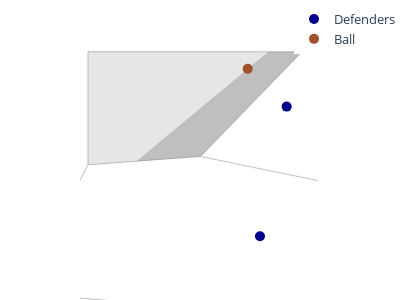

Source (notebook cell):
### Code cell
match_id = 1133201 
receive_frame = 1326.0
recipient_id = 68716
plot_vor_frame(match_id, recipient_id, receive_frame)

### Figure 1 — Plotly figure (JSON) as saved in the notebook; plotly's stock layout.template omitted (floating-point values rounded to 4 significant figures)
{"data": [{"line": {"color": "grey", "width": 0.5}, "mode": "lines", "showlegend": false, "type": "scatter", "x": [72.5, 72.5], "y": [-14.58, 281.1]}, {"line": {"color": "grey", "width": 0.5}, "mode": "lines", "showlegend": false, "type": "scatter", "x": [72.5, 59.16], "y": [-14.58, -1.241]}, {"line": {"color": "grey", "width": 0.5}, "mode": "lines", "showlegend": false, "type": "scatter", "x": [59.16, -2.085], "y": [-1.241, 3.715]}, {"line": {"color": "grey", "width": 0.5}, "mode": "lines", "showlegend": false, "type": "scatter", "x": [72.5, 46.87], "y": [281.1, 41.59]}, {"line": {"color": "grey", "width": 0.5}, "mode": "lines", "showlegend": false, "type": "scatter", "x": [59.16, 50.5], "y": [-1.241, 14.64]}, {"line": {"color": "grey", "width": 0.5}, "mode": "lines", "showlegend": false, "type": "scatter", "x": [46.87, 50.5], "y": [41.59, 14.64]}, {"line": {"color": "grey", "width": 0.5}, "mode": "lines", "showlegend": false, "type": "scatter", "x": [32.87, 20.15], "y": [34, 20.88]}, {"line": {"color": "grey", "width": 0.5}, "mode": "lines", "showlegend": false, "type": "scatter", "x": [32.87, 6.06], "y": [34, 34]}, {"line": {"color": "grey", "width": 0.5}, "mode": "lines", "showlegend": false, "type": "scatter", "x": [20.15, 6.06], "y": [20.88, 19.85]}, {"line": {"color": "grey", "width": 0.5}, "mode": "lines", "showlegend": false, "type": "scatter", "x": [6.06, 6.06], "y": [34, 19.85]}, {"line": {"color": "grey", "width": 0.5}, "mode": "lines", "showlegend": false, "type": "scatter", "x": [46.87, 32.87], "y": [41.59, 34]}, {"line": {"color": "grey", "width": 0.5}, "mode": "lines", "showlegend": false, "type": "scatter", "x": [50.5, 20.15], "y": [14.64, 20.88]}, {"line": {"color": "grey", "width": 0.5}, "mode": "lines", "showlegend": false, "type": "scatter", "x": [-2.085, 6.06], "y": [3.715, 19.85]}, {"fill": "toself", "fillcolor": "grey", "mode": "none", "opacity": 0.5, "showlegend": false, "type": "scatter", "x": [12.12, 20.15, 32.87, 28.64, 12.12], "y": [20.3, 20.88, 34, 34, 20.3]}, {"fill": "toself", "fillcolor": "grey", "mode": "none", "opacity": 0.2, "showlegend": false, "type": "scatter", "x": [6.06, 12.12, 28.64, 6.06, 6.06], "y": [19.85, 20.3, 34, 34, 19.85]}, {"marker": {"color": "darkblue", "size": 10}, "mode": "markers", "name": "Defenders", "type": "scatter", "x": [30.94, 27.6], "y": [27.13, 10.89]}, {"marker": {"color": "sienna", "size": 10}, "mode": "markers", "name": "Ball", "type": "scatter", "x": [26.06], "y": [31.86]}], "layout": {"dragmode": false, "height": 300, "legend": {"font": {"size": 13}, "x": 0.9, "y": 1}, "margin": {"b": 0, "r": 2, "t": 4}, "plot_bgcolor": "white", "showlegend": true, "width": 400, "xaxis": {"range": [5.06, 34.87], "showgrid": false, "showticklabels": false}, "yaxis": {"range": [7.89, 35], "scaleanchor": "x", "scaleratio": 1, "showgrid": false, "showticklabels": false}}}
